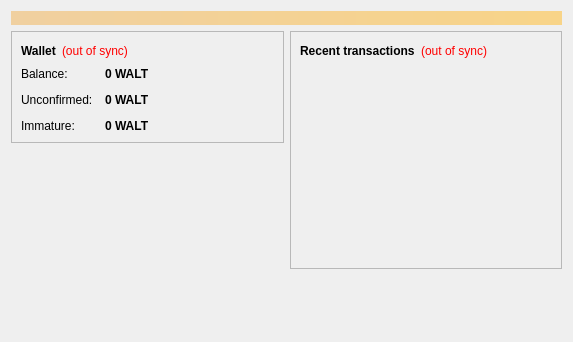
<?xml version="1.0" encoding="UTF-8"?>
<ui version="4.0">
 <class>OverviewPage</class>
 <widget class="QWidget" name="OverviewPage">
  <property name="geometry">
   <rect>
    <x>0</x>
    <y>0</y>
    <width>573</width>
    <height>342</height>
   </rect>
  </property>
  <property name="windowTitle">
   <string>Form</string>
  </property>
  <layout class="QVBoxLayout" name="topLayout">
   <item>
    <widget class="QLabel" name="labelAlerts">
     <property name="visible">
      <bool>false</bool>
     </property>
     <property name="styleSheet">
      <string notr="true">background-color: qlineargradient(x1: 0, y1: 0, x2: 1, y2: 0, stop:0 #F0D0A0, stop:1 #F8D488); color:#000000;</string>
     </property>
     <property name="wordWrap">
      <bool>true</bool>
     </property>
     <property name="margin">
      <number>3</number>
     </property>
    </widget>
   </item>
   <item>
    <layout class="QHBoxLayout" name="horizontalLayout" stretch="1,1">
     <item>
      <layout class="QVBoxLayout" name="verticalLayout_2">
       <item>
        <widget class="QFrame" name="frame">
         <property name="frameShape">
          <enum>QFrame::StyledPanel</enum>
         </property>
         <property name="frameShadow">
          <enum>QFrame::Raised</enum>
         </property>
         <layout class="QVBoxLayout" name="verticalLayout_4">
          <item>
           <layout class="QHBoxLayout" name="horizontalLayout_4">
            <item>
             <widget class="QLabel" name="label_5">
              <property name="font">
               <font>
                <weight>75</weight>
                <bold>true</bold>
               </font>
              </property>
              <property name="text">
               <string>Wallet</string>
              </property>
             </widget>
            </item>
            <item>
             <widget class="QLabel" name="labelWalletStatus">
              <property name="toolTip">
               <string>The displayed information may be out of date. Your wallet automatically synchronizes with the Waltercoin network after a connection is established, but this process has not completed yet.</string>
              </property>
              <property name="styleSheet">
               <string notr="true">QLabel { color: red; }</string>
              </property>
              <property name="text">
               <string notr="true">(out of sync)</string>
              </property>
              <property name="alignment">
               <set>Qt::AlignLeading|Qt::AlignLeft|Qt::AlignVCenter</set>
              </property>
             </widget>
            </item>
            <item>
             <spacer name="horizontalSpacer_2">
              <property name="orientation">
               <enum>Qt::Horizontal</enum>
              </property>
              <property name="sizeHint" stdset="0">
               <size>
                <width>40</width>
                <height>20</height>
               </size>
              </property>
             </spacer>
            </item>
           </layout>
          </item>
          <item>
           <layout class="QFormLayout" name="formLayout_2">
            <property name="fieldGrowthPolicy">
             <enum>QFormLayout::AllNonFixedFieldsGrow</enum>
            </property>
            <property name="horizontalSpacing">
             <number>12</number>
            </property>
            <property name="verticalSpacing">
             <number>12</number>
            </property>
            <item row="0" column="0">
             <widget class="QLabel" name="label">
              <property name="text">
               <string>Balance:</string>
              </property>
             </widget>
            </item>
            <item row="0" column="1">
             <widget class="QLabel" name="labelBalance">
              <property name="font">
               <font>
                <weight>75</weight>
                <bold>true</bold>
               </font>
              </property>
              <property name="cursor">
               <cursorShape>IBeamCursor</cursorShape>
              </property>
              <property name="toolTip">
               <string>Your current balance</string>
              </property>
              <property name="text">
               <string notr="true">0 WALT</string>
              </property>
              <property name="textInteractionFlags">
               <set>Qt::LinksAccessibleByMouse|Qt::TextSelectableByKeyboard|Qt::TextSelectableByMouse</set>
              </property>
             </widget>
            </item>
            <item row="1" column="0">
             <widget class="QLabel" name="label_3">
              <property name="text">
               <string>Unconfirmed:</string>
              </property>
             </widget>
            </item>
            <item row="1" column="1">
             <widget class="QLabel" name="labelUnconfirmed">
              <property name="font">
               <font>
                <weight>75</weight>
                <bold>true</bold>
               </font>
              </property>
              <property name="cursor">
               <cursorShape>IBeamCursor</cursorShape>
              </property>
              <property name="toolTip">
               <string>Total of transactions that have yet to be confirmed, and do not yet count toward the current balance</string>
              </property>
              <property name="text">
               <string notr="true">0 WALT</string>
              </property>
              <property name="textInteractionFlags">
               <set>Qt::LinksAccessibleByMouse|Qt::TextSelectableByKeyboard|Qt::TextSelectableByMouse</set>
              </property>
             </widget>
            </item>
            <item row="2" column="0">
             <widget class="QLabel" name="labelImmatureText">
              <property name="text">
               <string>Immature:</string>
              </property>
             </widget>
            </item>
            <item row="2" column="1">
             <widget class="QLabel" name="labelImmature">
              <property name="font">
               <font>
                <weight>75</weight>
                <bold>true</bold>
               </font>
              </property>
              <property name="toolTip">
               <string>Mined balance that has not yet matured</string>
              </property>
              <property name="text">
               <string notr="true">0 WALT</string>
              </property>
              <property name="textInteractionFlags">
               <set>Qt::LinksAccessibleByMouse|Qt::TextSelectableByKeyboard|Qt::TextSelectableByMouse</set>
              </property>
             </widget>
            </item>
           </layout>
          </item>
         </layout>
        </widget>
       </item>
       <item>
        <spacer name="verticalSpacer">
         <property name="orientation">
          <enum>Qt::Vertical</enum>
         </property>
         <property name="sizeHint" stdset="0">
          <size>
           <width>20</width>
           <height>40</height>
          </size>
         </property>
        </spacer>
       </item>
      </layout>
     </item>
     <item>
      <layout class="QVBoxLayout" name="verticalLayout_3">
       <item>
        <widget class="QFrame" name="frame_2">
         <property name="frameShape">
          <enum>QFrame::StyledPanel</enum>
         </property>
         <property name="frameShadow">
          <enum>QFrame::Raised</enum>
         </property>
         <layout class="QVBoxLayout" name="verticalLayout">
          <item>
           <layout class="QHBoxLayout" name="horizontalLayout_2">
            <item>
             <widget class="QLabel" name="label_4">
              <property name="text">
               <string>&lt;b&gt;Recent transactions&lt;/b&gt;</string>
              </property>
             </widget>
            </item>
            <item>
             <widget class="QLabel" name="labelTransactionsStatus">
              <property name="toolTip">
               <string>The displayed information may be out of date. Your wallet automatically synchronizes with the Waltercoin network after a connection is established, but this process has not completed yet.</string>
              </property>
              <property name="styleSheet">
               <string notr="true">QLabel { color: red; }</string>
              </property>
              <property name="text">
               <string notr="true">(out of sync)</string>
              </property>
              <property name="alignment">
               <set>Qt::AlignRight|Qt::AlignTrailing|Qt::AlignVCenter</set>
              </property>
             </widget>
            </item>
            <item>
             <spacer name="horizontalSpacer">
              <property name="orientation">
               <enum>Qt::Horizontal</enum>
              </property>
              <property name="sizeHint" stdset="0">
               <size>
                <width>40</width>
                <height>20</height>
               </size>
              </property>
             </spacer>
            </item>
           </layout>
          </item>
          <item>
           <widget class="QListView" name="listTransactions">
            <property name="styleSheet">
             <string notr="true">QListView { background: transparent; }</string>
            </property>
            <property name="frameShape">
             <enum>QFrame::NoFrame</enum>
            </property>
            <property name="verticalScrollBarPolicy">
             <enum>Qt::ScrollBarAlwaysOff</enum>
            </property>
            <property name="horizontalScrollBarPolicy">
             <enum>Qt::ScrollBarAlwaysOff</enum>
            </property>
            <property name="selectionMode">
             <enum>QAbstractItemView::NoSelection</enum>
            </property>
           </widget>
          </item>
         </layout>
        </widget>
       </item>
       <item>
        <spacer name="verticalSpacer_2">
         <property name="orientation">
          <enum>Qt::Vertical</enum>
         </property>
         <property name="sizeHint" stdset="0">
          <size>
           <width>20</width>
           <height>40</height>
          </size>
         </property>
        </spacer>
       </item>
      </layout>
     </item>
    </layout>
   </item>
  </layout>
 </widget>
 <resources/>
 <connections/>
</ui>
